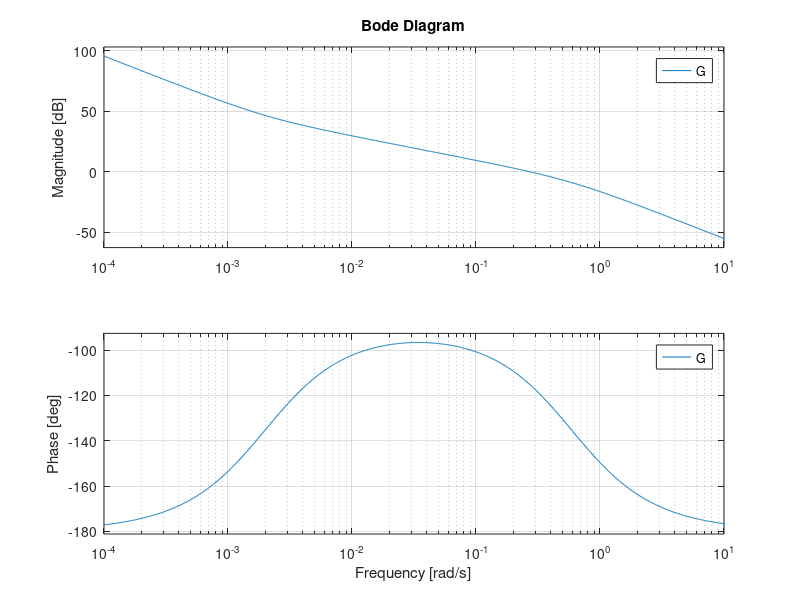

Write MATLAB code to recreate this figure.
% Define the transfer function
num = 2*[500 1];
den = [5587.05 3286.5 0 0];

% Create transfer function
G = tf(num, den);

% Generate Bode plot
figure
bode(G)
grid on